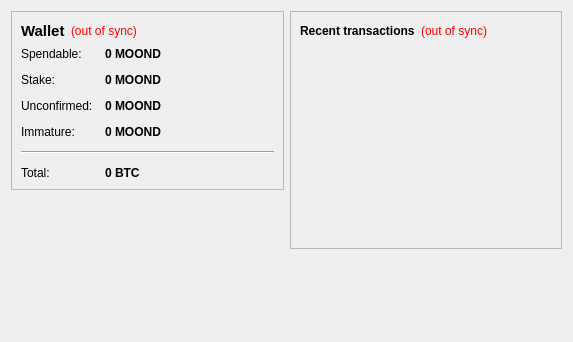
<?xml version="1.0" encoding="UTF-8"?>
<ui version="4.0">
 <class>OverviewPage</class>
 <widget class="QWidget" name="OverviewPage">
  <property name="geometry">
   <rect>
    <x>0</x>
    <y>0</y>
    <width>573</width>
    <height>342</height>
   </rect>
  </property>
  <property name="windowTitle">
   <string>Form</string>
  </property>
  <layout class="QHBoxLayout" name="horizontalLayout" stretch="1,1">
   <item>
    <layout class="QVBoxLayout" name="verticalLayout_2">
     <item>
      <widget class="QFrame" name="frame">
       <property name="frameShape">
        <enum>QFrame::StyledPanel</enum>
       </property>
       <property name="frameShadow">
        <enum>QFrame::Raised</enum>
       </property>
       <layout class="QVBoxLayout" name="verticalLayout_4">
        <item>
         <layout class="QHBoxLayout" name="horizontalLayout_4">
          <item>
           <widget class="QLabel" name="label_5">
            <property name="font">
             <font>
              <pointsize>11</pointsize>
              <weight>75</weight>
              <bold>true</bold>
             </font>
            </property>
            <property name="text">
             <string>Wallet</string>
            </property>
           </widget>
          </item>
          <item>
           <widget class="QLabel" name="labelWalletStatus">
            <property name="toolTip">
             <string>The displayed information may be out of date. Your wallet automatically synchronizes with the DARKMOON network after a connection is established, but this process has not completed yet.</string>
            </property>
            <property name="styleSheet">
             <string notr="true">QLabel { color: red; }</string>
            </property>
            <property name="text">
             <string notr="true">(out of sync)</string>
            </property>
            <property name="alignment">
             <set>Qt::AlignLeading|Qt::AlignLeft|Qt::AlignVCenter</set>
            </property>
           </widget>
          </item>
          <item>
           <spacer name="horizontalSpacer_2">
            <property name="orientation">
             <enum>Qt::Horizontal</enum>
            </property>
            <property name="sizeHint" stdset="0">
             <size>
              <width>40</width>
              <height>20</height>
             </size>
            </property>
           </spacer>
          </item>
         </layout>
        </item>
        <item>
         <layout class="QFormLayout" name="formLayout_2">
          <property name="fieldGrowthPolicy">
           <enum>QFormLayout::AllNonFixedFieldsGrow</enum>
          </property>
          <property name="horizontalSpacing">
           <number>12</number>
          </property>
          <property name="verticalSpacing">
           <number>12</number>
          </property>
          <item row="0" column="0">
           <widget class="QLabel" name="label">
            <property name="text">
             <string>Spendable:</string>
            </property>
           </widget>
          </item>
          <item row="0" column="1">
           <widget class="QLabel" name="labelBalance">
            <property name="font">
             <font>
              <weight>75</weight>
              <bold>true</bold>
             </font>
            </property>
            <property name="cursor">
             <cursorShape>IBeamCursor</cursorShape>
            </property>
            <property name="toolTip">
             <string>Your current spendable balance</string>
            </property>
            <property name="text">
             <string notr="true">0 MOOND</string>
            </property>
            <property name="textInteractionFlags">
             <set>Qt::LinksAccessibleByMouse|Qt::TextSelectableByKeyboard|Qt::TextSelectableByMouse</set>
            </property>
           </widget>
          </item>
          <item row="1" column="0">
           <widget class="QLabel" name="label_6">
            <property name="text">
             <string>Stake:</string>
            </property>
           </widget>
          </item>
          <item row="1" column="1">
           <widget class="QLabel" name="labelStake">
            <property name="font">
             <font>
              <weight>75</weight>
              <bold>true</bold>
             </font>
            </property>
            <property name="cursor">
             <cursorShape>IBeamCursor</cursorShape>
            </property>
            <property name="toolTip">
             <string>Total of coins that was staked, and do not yet count toward the current balance</string>
            </property>
            <property name="text">
             <string notr="true">0 MOOND</string>
            </property>
            <property name="textInteractionFlags">
             <set>Qt::LinksAccessibleByMouse|Qt::TextSelectableByKeyboard|Qt::TextSelectableByMouse</set>
            </property>
           </widget>
          </item>
          <item row="2" column="0">
           <widget class="QLabel" name="label_3">
            <property name="text">
             <string>Unconfirmed:</string>
            </property>
           </widget>
          </item>
          <item row="2" column="1">
           <widget class="QLabel" name="labelUnconfirmed">
            <property name="font">
             <font>
              <weight>75</weight>
              <bold>true</bold>
             </font>
            </property>
            <property name="cursor">
             <cursorShape>IBeamCursor</cursorShape>
            </property>
            <property name="toolTip">
             <string>Total of transactions that have yet to be confirmed, and do not yet count toward the current balance</string>
            </property>
            <property name="text">
             <string notr="true">0 MOOND</string>
            </property>
            <property name="textInteractionFlags">
             <set>Qt::LinksAccessibleByMouse|Qt::TextSelectableByKeyboard|Qt::TextSelectableByMouse</set>
            </property>
           </widget>
          </item>
          <item row="3" column="0">
           <widget class="QLabel" name="labelImmatureText">
            <property name="text">
             <string>Immature:</string>
            </property>
           </widget>
          </item>
          <item row="3" column="1">
           <widget class="QLabel" name="labelImmature">
            <property name="font">
             <font>
              <weight>75</weight>
              <bold>true</bold>
             </font>
            </property>
            <property name="toolTip">
             <string>Mined balance that has not yet matured</string>
            </property>
            <property name="text">
             <string notr="true">0 MOOND</string>
            </property>
            <property name="textInteractionFlags">
             <set>Qt::LinksAccessibleByMouse|Qt::TextSelectableByKeyboard|Qt::TextSelectableByMouse</set>
            </property>
           </widget>
          </item>
          <item row="4" column="0" colspan="2">
           <widget class="Line" name="line">
            <property name="orientation">
             <enum>Qt::Horizontal</enum>
            </property>
           </widget>
          </item>
          <item row="5" column="0">
           <widget class="QLabel" name="labelTotalText">
            <property name="text">
             <string>Total:</string>
            </property>
           </widget>
          </item>
          <item row="5" column="1">
           <widget class="QLabel" name="labelTotal">
            <property name="font">
             <font>
              <weight>75</weight>
              <bold>true</bold>
             </font>
            </property>
            <property name="cursor">
             <cursorShape>IBeamCursor</cursorShape>
            </property>
            <property name="toolTip">
             <string>Your current total balance</string>
            </property>
            <property name="text">
             <string notr="true">0 BTC</string>
            </property>
            <property name="textInteractionFlags">
             <set>Qt::LinksAccessibleByMouse|Qt::TextSelectableByKeyboard|Qt::TextSelectableByMouse</set>
            </property>
           </widget>
          </item>
         </layout>
        </item>
       </layout>
      </widget>
     </item>
     <item>
      <spacer name="verticalSpacer">
       <property name="orientation">
        <enum>Qt::Vertical</enum>
       </property>
       <property name="sizeHint" stdset="0">
        <size>
         <width>20</width>
         <height>40</height>
        </size>
       </property>
      </spacer>
     </item>
    </layout>
   </item>
   <item>
    <layout class="QVBoxLayout" name="verticalLayout_3">
     <item>
      <widget class="QFrame" name="frame_2">
       <property name="frameShape">
        <enum>QFrame::StyledPanel</enum>
       </property>
       <property name="frameShadow">
        <enum>QFrame::Raised</enum>
       </property>
       <layout class="QVBoxLayout" name="verticalLayout">
        <item>
         <layout class="QHBoxLayout" name="horizontalLayout_2">
          <item>
           <widget class="QLabel" name="label_4">
            <property name="text">
             <string>&lt;b&gt;Recent transactions&lt;/b&gt;</string>
            </property>
           </widget>
          </item>
          <item>
           <widget class="QLabel" name="labelTransactionsStatus">
            <property name="toolTip">
             <string>The displayed information may be out of date. Your wallet automatically synchronizes with the DARKMOON network after a connection is established, but this process has not completed yet.</string>
            </property>
            <property name="styleSheet">
             <string notr="true">QLabel { color: red; }</string>
            </property>
            <property name="text">
             <string notr="true">(out of sync)</string>
            </property>
            <property name="alignment">
             <set>Qt::AlignRight|Qt::AlignTrailing|Qt::AlignVCenter</set>
            </property>
           </widget>
          </item>
          <item>
           <spacer name="horizontalSpacer">
            <property name="orientation">
             <enum>Qt::Horizontal</enum>
            </property>
            <property name="sizeHint" stdset="0">
             <size>
              <width>40</width>
              <height>20</height>
             </size>
            </property>
           </spacer>
          </item>
         </layout>
        </item>
        <item>
         <widget class="QListView" name="listTransactions">
          <property name="styleSheet">
           <string notr="true">QListView { background: transparent; }</string>
          </property>
          <property name="frameShape">
           <enum>QFrame::NoFrame</enum>
          </property>
          <property name="verticalScrollBarPolicy">
           <enum>Qt::ScrollBarAlwaysOff</enum>
          </property>
          <property name="horizontalScrollBarPolicy">
           <enum>Qt::ScrollBarAlwaysOff</enum>
          </property>
          <property name="selectionMode">
           <enum>QAbstractItemView::NoSelection</enum>
          </property>
         </widget>
        </item>
       </layout>
      </widget>
     </item>
     <item>
      <spacer name="verticalSpacer_2">
       <property name="orientation">
        <enum>Qt::Vertical</enum>
       </property>
       <property name="sizeHint" stdset="0">
        <size>
         <width>20</width>
         <height>40</height>
        </size>
       </property>
      </spacer>
     </item>
    </layout>
   </item>
  </layout>
 </widget>
 <resources/>
 <connections/>
</ui>
